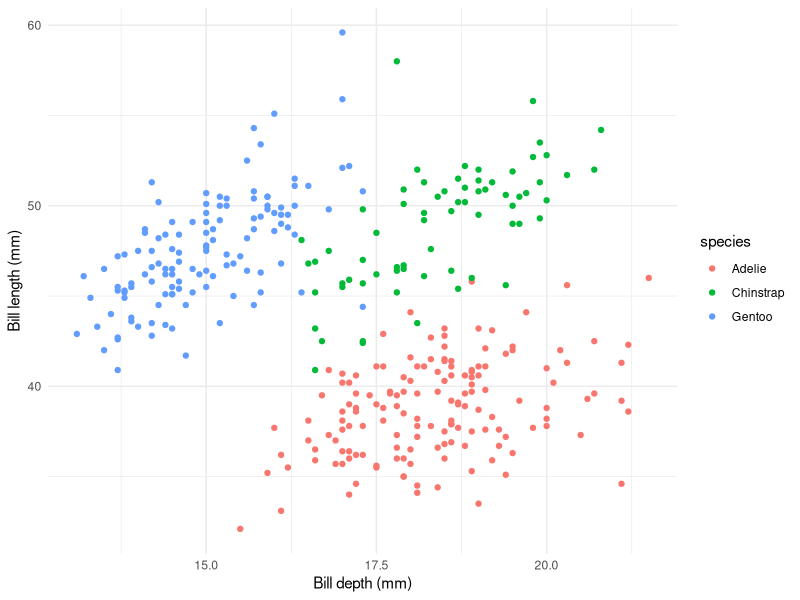

Generate this figure with R:
library(palmerpenguins)
library(tidyverse)



ggplot(penguins, aes(x=bill_depth_mm, y = bill_length_mm, color=species))+
  labs(x = "Bill depth (mm)", y = "Bill length (mm)") +
  geom_point()+
  theme_minimal()
